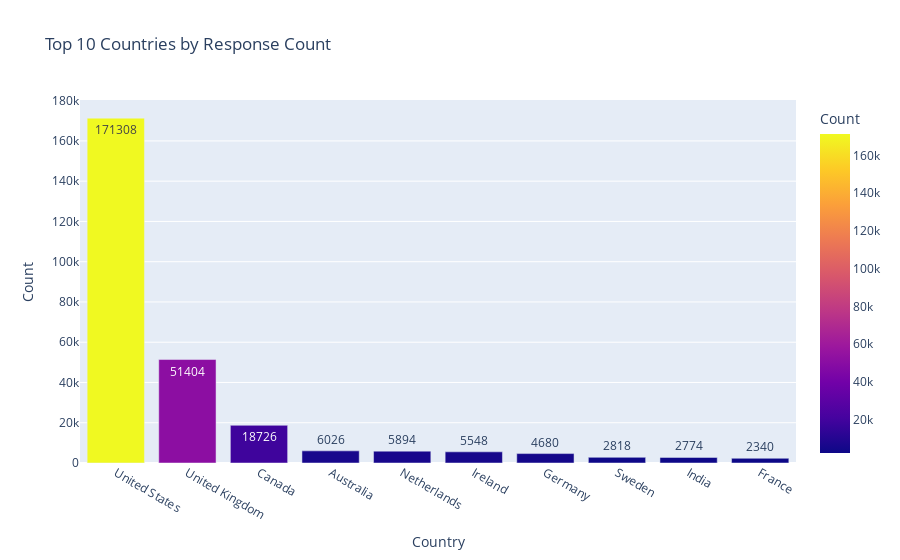

Notebook cell for this chart:
### Markdown cell above
Female respondents have a slightly higher average mood swing level (2.00)
Male respondents have a slightly lower average (1.96)

### Code cell
# Interactive bar chart of top countries
top_countries = df['Country'].value_counts().nlargest(10).reset_index()
top_countries.columns = ['Country', 'Count']

fig = px.bar(top_countries, x='Country', y='Count',
             title='Top 10 Countries by Response Count',
             color='Count', text='Count')
fig.show()

### Figure 1 — Plotly figure (JSON) as saved in the notebook; plotly's stock layout.template omitted (floating-point values rounded to 4 significant figures)
{"data": [{"hovertemplate": "Country=%{x}<br>Count=%{marker.color}<extra></extra>", "legendgroup": "", "marker": {"color": [171308, 51404, 18726, 6026, 5894, 5548, 4680, 2818, 2774, 2340], "coloraxis": "coloraxis", "pattern": {"shape": ""}}, "name": "", "orientation": "v", "showlegend": false, "text": [171300.0, 51400.0, 18730.0, 6026.0, 5894.0, 5548.0, 4680.0, 2818.0, 2774.0, 2340.0], "textposition": "auto", "type": "bar", "x": ["United States", "United Kingdom", "Canada", "Australia", "Netherlands", "Ireland", "Germany", "Sweden", "India", "France"], "xaxis": "x", "y": [171308, 51404, 18726, 6026, 5894, 5548, 4680, 2818, 2774, 2340], "yaxis": "y"}], "layout": {"autosize": true, "barmode": "relative", "coloraxis": {"colorbar": {"title": {"text": "Count"}}, "colorscale": [[0, "#0d0887"], [0.1111, "#46039f"], [0.2222, "#7201a8"], [0.3333, "#9c179e"], [0.4444, "#bd3786"], [0.5556, "#d8576b"], [0.6667, "#ed7953"], [0.7778, "#fb9f3a"], [0.8889, "#fdca26"], [1, "#f0f921"]]}, "legend": {"tracegroupgap": 0}, "title": {"text": "Top 10 Countries by Response Count"}, "xaxis": {"anchor": "y", "autorange": true, "domain": [0, 1], "range": [-0.5, 9.5], "title": {"text": "Country"}, "type": "category"}, "yaxis": {"anchor": "x", "autorange": true, "domain": [0, 1], "range": [0, 180300.0], "title": {"text": "Count"}, "type": "linear"}}}
